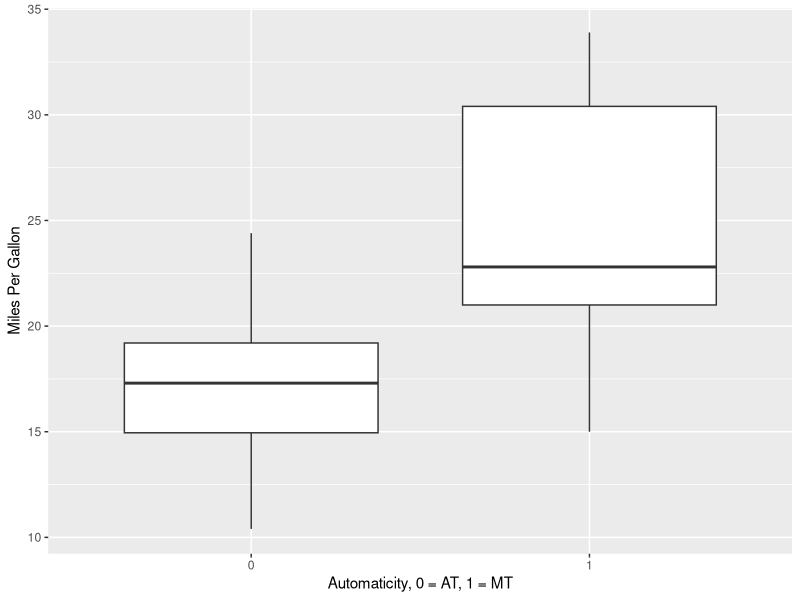

Write R code to recreate this figure.
## ---- chunk 1
data(mtcars)
## ---- chunk 2
library(ggplot2)
## ---- chunk 3
qplot(factor(am), mpg, data = mtcars, geom = "boxplot", xlab = "Automaticity, 0 = AT, 1 = MT", ylab = "Miles Per Gallon")
## ---- chunk 4
## The P-value is:
bartlett.test(mpg ~ am, data = mtcars)$p.value
## ---- chunk 5
summary(aov(mpg ~ am, data = mtcars))
## ---- chunk 6
mean(subset(mtcars$mpg, mtcars$am == 1)) - mean(subset(mtcars$mpg, mtcars$am == 0))
